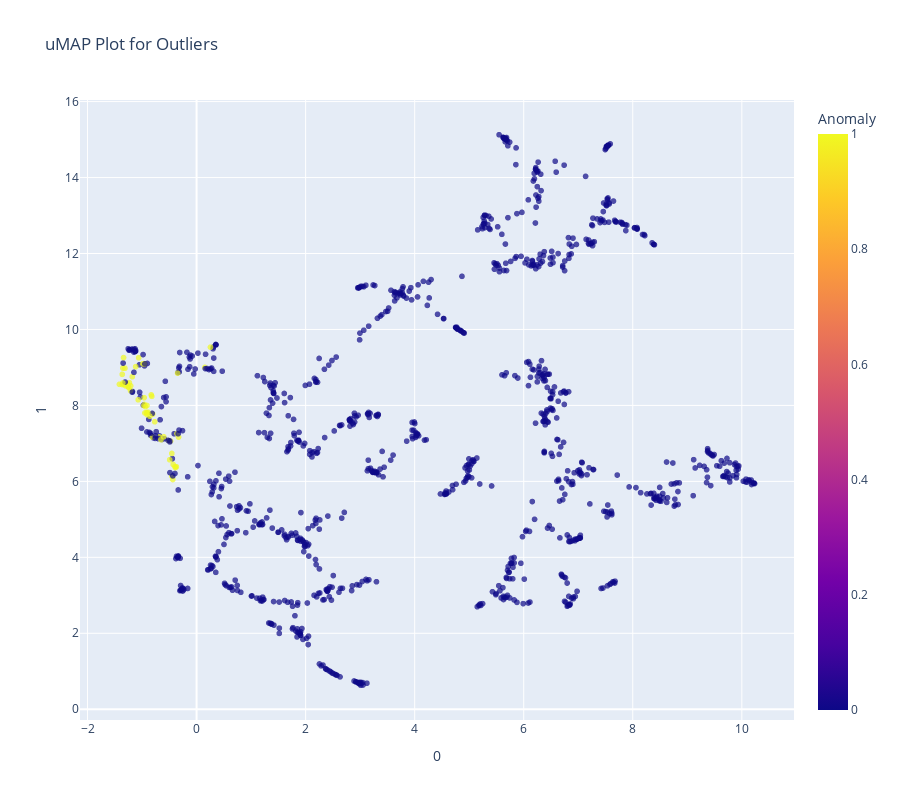

Here is the notebook cell this chart was saved with:
### Code cell
# plot_model(iforest, plot = 'tsne')
plot_model(svm, plot = 'umap')

### Figure 1 — Plotly figure (JSON) as saved in the notebook; plotly's stock layout.template omitted (floating-point values rounded to 4 significant figures; data arrays with more than 128 entries replaced by an {"elided": "..."} marker saying what was removed)
{"data": [{"customdata": {"elided": "1117x1 int values"}, "hovertemplate": "0=%{x}<br>1=%{y}<br>Feature=%{customdata[0]}<br>Anomaly=%{marker.color}<extra></extra>", "legendgroup": "", "marker": {"color": {"elided": "1117 int values"}, "coloraxis": "coloraxis", "opacity": 0.7, "symbol": "circle"}, "mode": "markers", "name": "", "showlegend": false, "type": "scattergl", "x": {"elided": "1117 float values"}, "xaxis": "x", "y": {"elided": "1117 float values"}, "yaxis": "y"}], "layout": {"coloraxis": {"colorbar": {"title": {"text": "Anomaly"}}, "colorscale": [[0, "#0d0887"], [0.1111, "#46039f"], [0.2222, "#7201a8"], [0.3333, "#9c179e"], [0.4444, "#bd3786"], [0.5556, "#d8576b"], [0.6667, "#ed7953"], [0.7778, "#fb9f3a"], [0.8889, "#fdca26"], [1, "#f0f921"]]}, "height": 800, "legend": {"tracegroupgap": 0}, "title": {"text": "uMAP Plot for Outliers"}, "width": 900, "xaxis": {"anchor": "y", "autorange": true, "domain": [0, 1], "range": [-2.138, 10.96], "title": {"text": "0"}, "type": "linear"}, "yaxis": {"anchor": "x", "autorange": true, "domain": [0, 1], "range": [-0.2832, 16.04], "title": {"text": "1"}, "type": "linear"}}}
